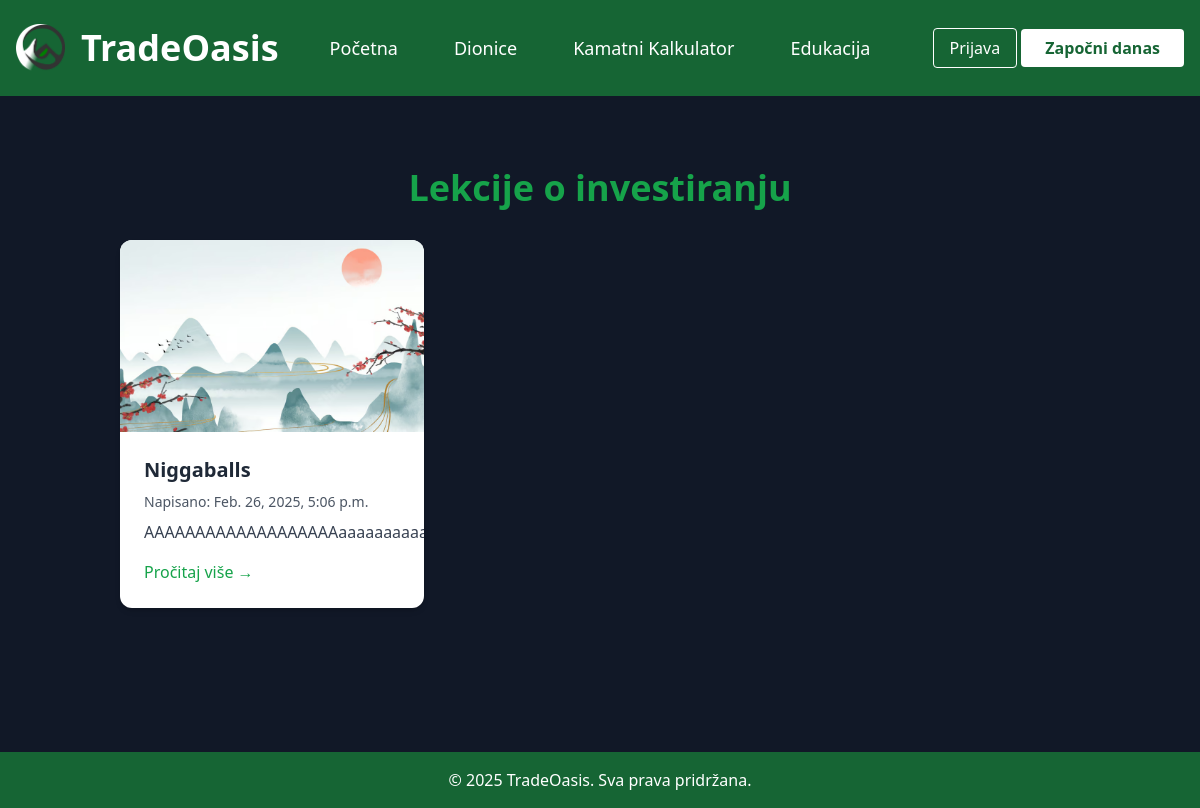
The app's page /education/, older data.
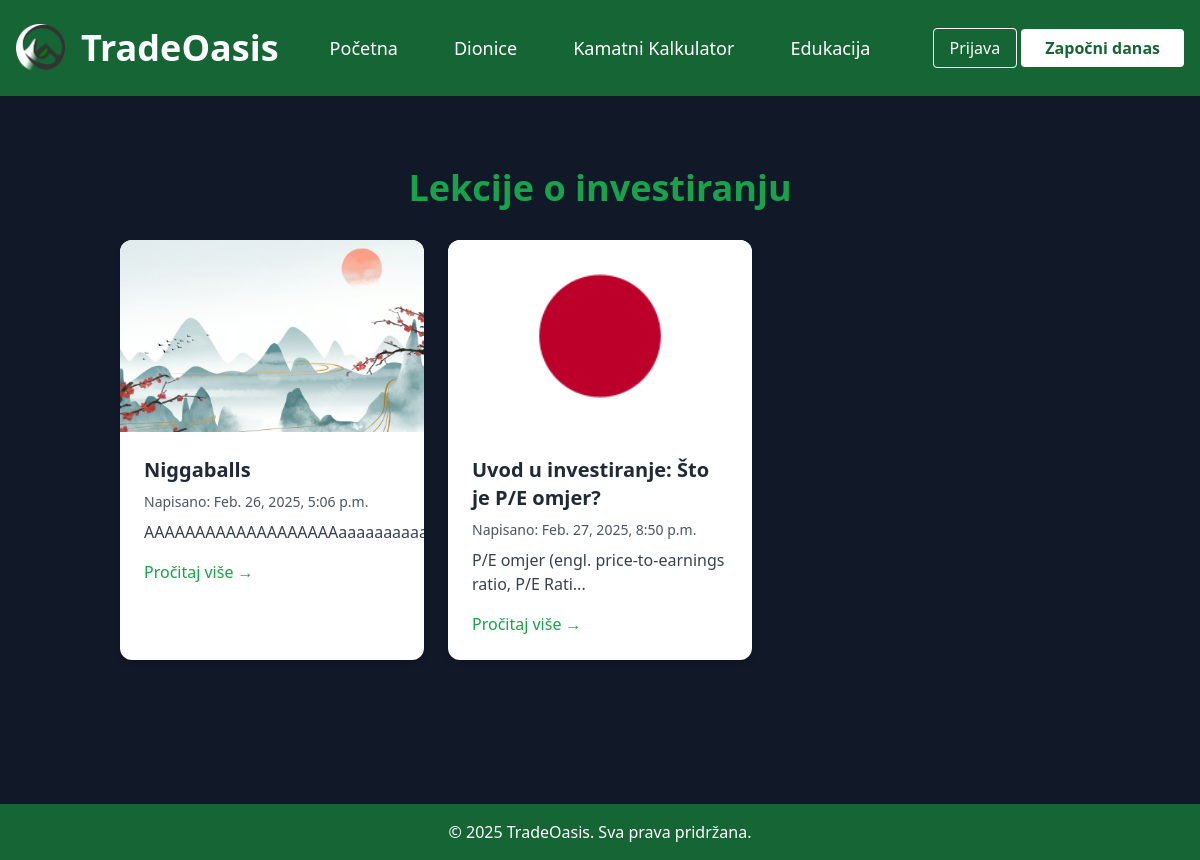
The same page, newer data.
### education/models.py (models this page shows, shortened)
class Lesson(models.Model):
    title = models.CharField(max_length=100)
    slug = models.SlugField(unique=True, blank=True)  # Auto slug field
    body = models.TextField()
    created_at = models.DateTimeField(default=now)  # Auto date of creation
    thumbnail = models.ImageField(default='tradeoasis.jpg', blank=False)
    def snippet(self):
        return self.body[:50] + '...'

### education/views.py (the view)
# urls.py: path('', views.education, name='education'),
def education(request):
    lessons = Lesson.objects.all()
    return render(request, 'education.html', {'lessons': lessons})

### accounts/context_processors.py (called while the page is built)
def user_info(request):
    return {
        'user': request.user
    }

### education/templates/education.html (shortened to what this page needs)
{% extends 'base_layout.html' %}
{% block content %}
  <div class="container mx-auto px-4 py-12">
    <h1 class="text-4xl font-bold text-center text-primary mb-8">Lekcije o investiranju</h1>
    <div class="grid grid-cols-1 sm:grid-cols-2 lg:grid-cols-3 gap-6">
      {% for lesson in lessons %}
        <div class="bg-white rounded-xl shadow-md overflow-hidden transition-transform transform hover:scale-105">
          <a href="{% url 'education:lesson_detail' lesson.slug %}">
            <img src="{{ lesson.thumbnail.url }}" alt="{{ lesson.title }}" class="w-full h-48 object-cover">
          </a>
          <div class="p-6">
            <h2 class="text-xl font-semibold text-gray-800 mb-2">
              <a href="{% url 'education:lesson_detail' lesson.slug %}" class="hover:text-secondary">{{ lesson.title }}</a>
            </h2>
            <p class="text-gray-600 text-sm">Napisano: {{ lesson.created_at }}</p>
            <p class="text-gray-700 mt-2">{{ lesson.snippet }}</p>
            <a href="{% url 'education:lesson_detail' lesson.slug %}" class="inline-block mt-4 text-primary font-medium hover:underline">Pročitaj više →</a>
          </div>
        </div>
      {% endfor %}
    </div>
    <div class="container mx-auto px-4 py-5">
    </div>
  </div>
{% endblock %}

### templates/base_layout.html (shortened to what this page needs)
{% load static %}
<!DOCTYPE html>
<html lang="en">
<head>
  <script src="https://cdn.tailwindcss.com"></script>
</head>
<body class="bg-gray-900 text-gray-100">
  <header class="bg-green-800 text-white py-6 flex justify-between items-center relative">
    <a href="/">
      <div class="ml-4 flex items-center space-x-4">
        <img src="{% static 'mini_logo.png' %}" alt="TradeOasis Logo" class="h-12 w-auto">
        <p href="/" class="text-4xl font-bold">TradeOasis</p>
      </div>
    </a>
    <nav class="absolute left-1/2 transform -translate-x-1/2 flex space-x-6 text-lg">
      <a href="/" class="text-white hover:bg-green-600 py-2 px-4 rounded">Početna</a>
      <a href="/stock" class="text-white hover:bg-green-600 py-2 px-4 rounded">Dionice</a>
      <a href="/interest_calculator" class="text-white hover:bg-green-600 py-2 px-4 rounded">Kamatni Kalkulator</a>
      <a href="/education" class="text-white hover:bg-green-600 py-2 px-4 rounded">Edukacija</a>
    </nav>
    <div class="mr-4">
      {% if user.is_authenticated %}
        <div class="mr-4 relative text-white hover:bg-green-700 py-2 px-4 rounded group">
          <a href="/accounts" class="text-white text-xl block">{{ user.username }}</a>
          <ul class="absolute right-0 bg-gray-800 w-36 mt-1 invisible group-hover:visible flex flex-col rounded-lg shadow-lg transition-all duration-300 opacity-0 scale-95 group-hover:opacity-100 group-hover:scale-100">
            <li><a href="/help" class="block py-2 px-4 hover:bg-green-700 text-white">Pomoć</a></li>
            <li>
              <form method="POST" action="{% url 'logout' %}">
                {% csrf_token %}
                <button type="submit" class="w-full text-left block py-2 px-4 hover:bg-red-600 text-white">Odjava</button>
              </form>
            </li>
          </ul>
        </div>
      {% else %}
        <a href="{% url 'login' %}" class="text-white hover:bg-green-700 py-2 px-4 rounded border border-white">Prijava</a>
        <a href="{% url 'accounts' %}" class="bg-white text-green-800 hover:bg-green-100 py-2 px-6 rounded font-semibold">Započni danas</a>
      {% endif %}
    </div>
  </header>
  <main class="container mx-auto px-4 py-6">
    {% block content %}{% endblock %}
  </main>
  <footer class="bg-green-800 text-white py-4 mt-8">
    <div class="container mx-auto text-center">
      <p>&copy; 2025 TradeOasis. Sva prava pridržana.</p>
    </div>
  </footer>
</body>
</html>

### templates/base_layout.html (style rules this page uses)
html, body { height: 100%; margin: 0; }
body { display: flex; flex-direction: column; }
main { flex: 1; }

Row changes from the older to the newer data that the page shows:
added Lesson: thumbnail (picture), title "Uvod u investiranje: Što je P/E omjer?", created_at "Feb. 27, 2025, 8:50 p.m.", snippet "P/E omjer (engl. price-to-earnings ratio, P/E Rati..."
